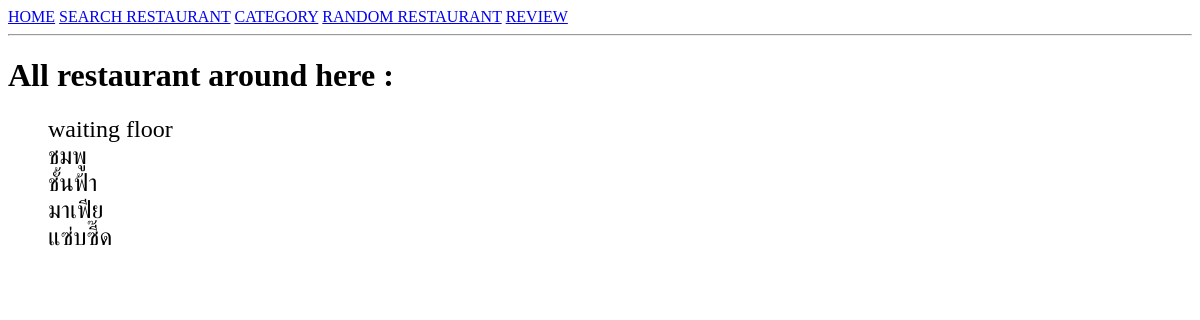
Before: / with the older database file.
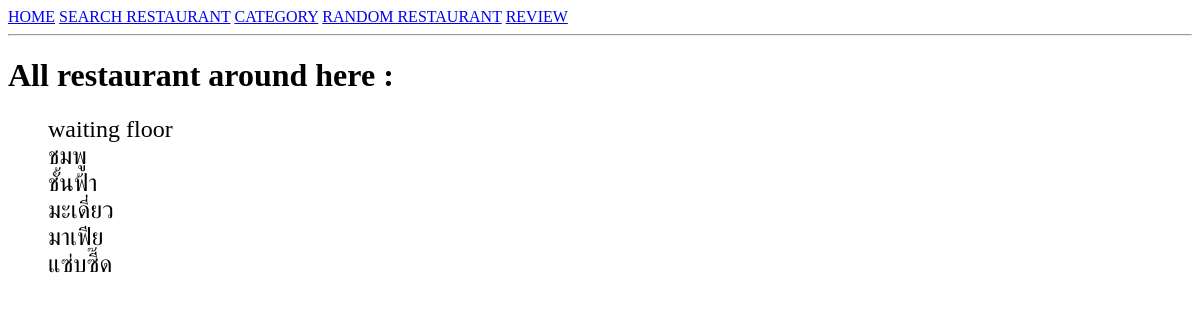
After: the same page with the newer database file.
### bistro/models.py (models this page shows, shortened)
class Shop(models.Model):
    category = models.ForeignKey(Category, on_delete=models.CASCADE)
    shop_name = models.CharField(max_length=200)
    explanation = models.CharField(max_length=200)

### bistro/views.py (the view)
# urls.py: path('', views.Homepage.as_view(), name='index'),
class Homepage(generic.ListView):
    template_name = 'bistro/index.html'
    context_object_name = 'latest_shop_list'
    def get_queryset(self):
        return Shop.objects.order_by('shop_name')

### bistro/template/bistro/index.html (shortened to what this page needs)
{% extends "bistro/base.html" %}
    {% block content %}
    <h1>All restaurant around here : </h1>
    {% if latest_shop_list %}
    <ul>
    {% for shop in latest_shop_list %}
    <div style="font-size:150%;">{{ shop.shop_name }}</div>
    {% endfor %}
    </ul>
    {% else %}
    <p>No restaurant around here </p>
{% endif %}
    {% endblock content %}

Changed rows visible on the page:
added Shop: shop_name "มะเดี่ยว"
